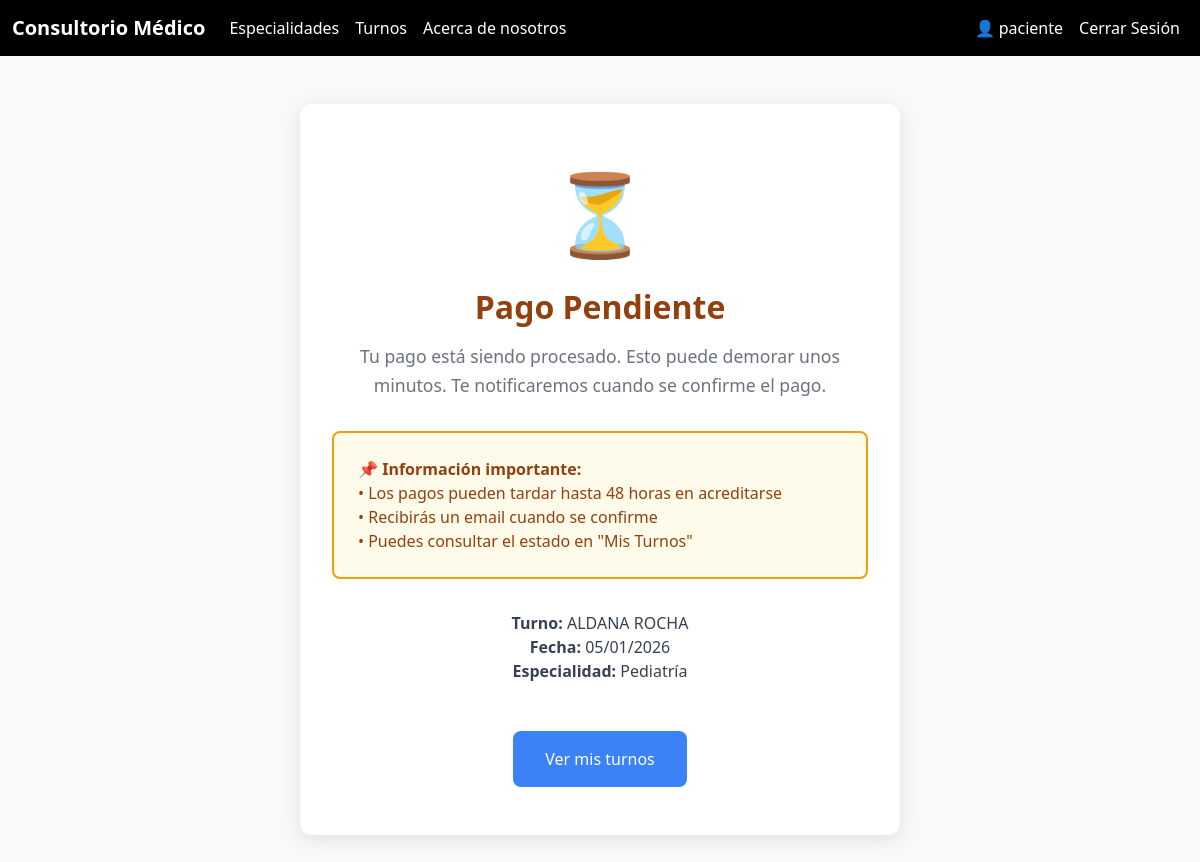
The page /turno/pago/pendiente/20/ (signed in) on the database its author committed.
### Turnos/models.py (models this page shows, shortened)
class Turno(models.Model):
    ESTADO_PAGO_CHOICES = [
        ('pendiente', 'Pendiente'),
        ('aprobado', 'Aprobado'),
        ('rechazado', 'Rechazado'),
        ('cancelado', 'Cancelado'),
    ]
    TIPO_PAGO_CHOICES = [
        ('completo', 'Pago Completo'),
        ('senia', 'Seña'),
    ]
    fecha = models.DateField(verbose_name="Fecha del turno")
    dni = models.IntegerField(verbose_name="DNI")
    obrasocial = models.CharField(max_length=100, null=True, blank=True, verbose_name="Obra Social")
    paciente = models.CharField(max_length=200, verbose_name="Paciente")
    email = models.EmailField(null=True, blank=True, verbose_name="Email")
    especialidad = models.ForeignKey(Especialidad, on_delete=models.CASCADE, related_name='turnos')
    usuario = models.ForeignKey(User, on_delete=models.SET_NULL, null=True, blank=True, related_name='turnos')
    pago_total = models.BooleanField(default=False, verbose_name="Pago Total")
    pago_senia = models.BooleanField(default=False, verbose_name="Pago Seña")
    tipo_pago = models.CharField(max_length=20, choices=TIPO_PAGO_CHOICES, blank=True, null=True, verbose_name="Tipo de Pago")  # ← AGREGAR ESTA LÍNEA
    monto_pagado = models.DecimalField(max_digits=10, decimal_places=2, null=True, blank=True, verbose_name="Monto Pagado")
    estado_pago = models.CharField(max_length=20, choices=ESTADO_PAGO_CHOICES, default='pendiente', verbose_name="Estado del Pago")
    preference_id = models.CharField(max_length=100, blank=True, null=True)
    payment_id = models.CharField(max_length=100, blank=True, null=True)
    fecha_creacion = models.DateTimeField(auto_now_add=True)
    fecha_actualizacion = models.DateTimeField(auto_now=True)
    activo = models.BooleanField(default=True, verbose_name="Activo")
    class Meta:
        verbose_name = 'Turno'
        verbose_name_plural = 'Turnos'
        ordering = ['-fecha', '-fecha_creacion']  # Más recientes primero
        permissions = [
            ("puede_ver_todos_turnos", "Puede ver todos los turnos"),
            ("puede_gestionar_turnos", "Puede gestionar turnos"),
        ]

### Especialidad/models.py (models this page shows, shortened)
class Especialidad(models.Model):
    tipo = models.CharField(max_length=100, verbose_name="Tipo de Especialidad")
    doctor = models.CharField(max_length=150, verbose_name="Doctor")
    activo = models.BooleanField(default=True, verbose_name="Activo")  # Para desactivar sin eliminar
    class Meta:
        verbose_name = "Especialidad"
        verbose_name_plural = "Especialidades"
        ordering = ['tipo']  # Ordenar alfabéticamente
        permissions = [
            ("puede_gestionar_especialidades", "Puede gestionar especialidades"),
        ]

### Turnos/views.py (the view)
# urls.py: path('pago/pendiente/<int:turno_id>/', PagoPendienteView.as_view(), name='pago_pendiente'),
class PagoPendienteView(LoginRequiredMixin, View):
    def get(self, request, turno_id):
        turno = get_object_or_404(Turno, id=turno_id)
        if not (request.user.is_superuser or request.user.is_staff):
            if turno.usuario != request.user and turno.email != request.user.email:
                messages.error(request, 'No tienes permiso para ver este turno.')
                return redirect('lista_turnos')
        turno.estado_pago = 'pendiente'
        turno.save()
        context = {'turno': turno}
        return render(request, 'pago_pendiente.html', context)

### Turnos/templates/pago_pendiente.html (shortened to what this page needs)
{% extends 'base.html' %}
{% block content %}
<div class="pending-container">
    <div class="pending-card">
        <div class="pending-icon">⏳</div>
        <h1 class="pending-title">Pago Pendiente</h1>
        <p class="pending-message">
            Tu pago está siendo procesado. Esto puede demorar unos minutos.
            Te notificaremos cuando se confirme el pago.
        </p>
        <div class="info-box">
            <p style="margin: 0; color: #92400e;">
                <strong>📌 Información importante:</strong><br>
                • Los pagos pueden tardar hasta 48 horas en acreditarse<br>
                • Recibirás un email cuando se confirme<br>
                • Puedes consultar el estado en "Mis Turnos"
            </p>
        </div>
        <p style="color: #374151; margin-bottom: 2rem;">
            <strong>Turno:</strong> {{ turno.paciente }}<br>
            <strong>Fecha:</strong> {{ turno.fecha|date:"d/m/Y" }}<br>
            <strong>Especialidad:</strong> {{ turno.especialidad.tipo }}
        </p>
        <a href="{% url 'lista_turnos' %}" class="btn-volver">
            Ver mis turnos
        </a>
    </div>
</div>
{% endblock %}

### templates/base.html (shortened to what this page needs)
{% load static %}
<!DOCTYPE html>
<html lang="es">
<head>
    <link href="https://cdn.jsdelivr.net/npm/bootstrap@5.3.8/dist/css/bootstrap.min.css" rel="stylesheet">
</head>
<body class="bg-light">
<nav class="navbar navbar-expand-lg" style="background-color: #000;">
    <div class="container-fluid">
        <a class="navbar-brand text-white fw-bold" href="/">Consultorio Médico</a>
        <div class="collapse navbar-collapse" id="navbarNav">
            <ul class="navbar-nav">
                <li class="nav-item">
                    <a class="nav-link text-white {% if request.path == '/esp/' %}fw-bold{% endif %}"
                       href="/esp">Especialidades</a>
                </li>
                <li class="nav-item">
                    <a class="nav-link text-white {% if request.path == '/turno/' %}fw-bold{% endif %}"
                       href="/turno">Turnos</a>
                </li>
                <li class="nav-item">
                    <a class="nav-link text-white" href="/aboutus">Acerca de nosotros</a>
                </li>
            </ul>
            <ul class="navbar-nav ms-auto">
                {% if user.is_authenticated %}
                    <li class="nav-item">
                        <span class="nav-link text-white">
                            👤 {{ user.username }}
                        </span>
                    </li>
                    <li class="nav-item">
                        <a class="nav-link text-white" href="{% url 'logout' %}">Cerrar Sesión</a>
                    </li>
                {% endif %}
            </ul>
        </div>
    </div>
</nav>
<div class="container my-4">
    {% block content %}{% endblock %}
</div>
</body>
</html>

### Turnos/templates/pago_pendiente.html (style rules this page uses)
.pending-container { max-width: 600px; margin: 3rem auto; text-align: center; }
.pending-card { background: white; border-radius: 12px; padding: 3rem 2rem; box-shadow: 0 4px 20px rgba(0, 0, 0, 0.1); }
.pending-icon { font-size: 5rem; color: #f59e0b; margin-bottom: 1rem; }
.pending-title { color: #92400e; font-size: 2rem; font-weight: 600; margin-bottom: 1rem; }
.pending-message { color: #6b7280; font-size: 1.1rem; margin-bottom: 2rem; line-height: 1.6; }
.info-box { background: #fffbeb; border: 2px solid #f59e0b; border-radius: 8px; padding: 1.5rem; margin: 2rem 0; text-align: left; }
.btn-volver { background-color: #3b82f6; color: white; padding: 1rem 2rem; border-radius: 8px; text-decoration: none; font-weight: 500; display: inline-block; transition: all 0.3s ease; margin-top: 1rem; }

### rows shown on the page
Turno: paciente "ALDANA ROCHA", fecha "05/01/2026", especialidad.tipo "Pediatría"

### other values the page prints
{{ user.username }} "paciente"
